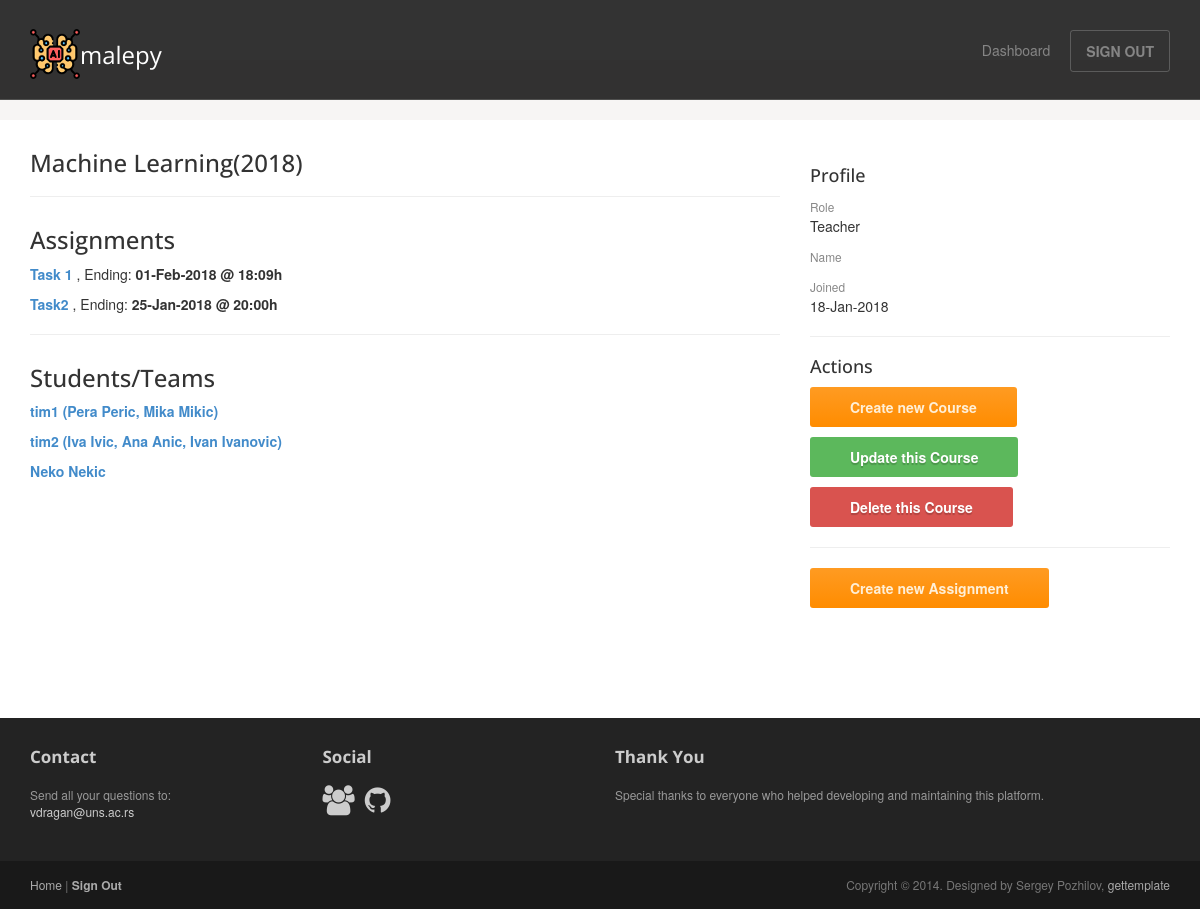
The page /course/1/ (signed in) on the database its author committed.
### malepy/models.py (models this page shows, shortened)
class Course(models.Model):
    name = models.CharField(max_length=50, null=False, blank=False)
    year = models.IntegerField(null=False, blank=False, validators=[MinValueValidator(0)])
    users = models.ManyToManyField(
        User,
        through='Enrollment',
    )

class Assignment(models.Model):
    SORTING_CHOICES = (
        ('Asc', 'Asc'),
        ('Desc', 'Desc')
    )
    name = models.CharField(max_length=100, null=True, blank=True)
    name_en = models.CharField(max_length=100, null=False, blank=False)
    description = models.CharField(max_length=2000, null=True, blank=True)
    description_en = models.CharField(max_length=2000, null=False, blank=False)
    folder = models.CharField(max_length=100, null=False, blank=False, default='undecided')
    training = models.FileField(null=True, blank=True, upload_to=assignment_data_set_directory)
    fake_testing = models.FileField(null=True, blank=True, upload_to=assignment_data_set_directory)
    testing = models.FileField(null=True, blank=True, upload_to=assignment_data_set_directory)
    starting = models.DateTimeField(null=True, blank=True)
    ending = models.DateTimeField(null=True, blank=True)
    measurement = models.CharField(max_length=50, null=False, blank=False, default='Accuracy')
    sorting = models.CharField(max_length=4, null=False, blank=False, default='Asc', choices=SORTING_CHOICES)
    threshold = models.FloatField(null=True, blank=True)
    course = models.ForeignKey(Course, on_delete=models.CASCADE, null=False, blank=False)

class User(AbstractUser):
    user_role = models.IntegerField(null=False, blank=False, default=0)  # 0 = teacher, 1 = student
    members = models.CharField(max_length=200, null=True, blank=True)

### malepy/views.py (the view)
# urls.py: url(r'^course/(?P<course_id>[0-9]+)/$', views.course, name='course'),
@login_required(login_url='/')
def course(request, course_id):
    this_course = get_object_or_404(Course, pk=course_id)
    assignments = Assignment.objects.filter(course=this_course).order_by('-ending')
    enrollments = Enrollment.objects.filter(course=this_course).order_by('enrolled')
    students = []
    for enrollment in enrollments:
        if enrollment.user.user_role:
            students.append(enrollment.user)
    context = {"course": this_course, "assignments": assignments, "students": students}
    return render(request, 'malepy/course.html', context=context)

### malepy/templates/malepy/course.html
{% extends "malepy/user_base.html" %}
{% block article %}
    <h3>{{ course.name }}({{ course.year }})</h3>
    <hr>
    <h3>Assignments</h3>
    {% for assignment in assignments %}
        <p><b><a href="{% url 'malepy:assignment' assignment.id %}"> {{ assignment.name_en }} </a></b>, Ending: <b>{{ assignment.ending|date:"d-M-Y @ H:i" }}h</b> </p>
    {% endfor %}
    {% if not user.user_role %}
        <hr>
        <h3>Students/Teams</h3>
        {% for student in students %}
            {% if student.members %}
                <p><b><a href="{% url 'malepy:history' student.id %}">{{ student.username }} ({{ student.members }})</a> </b></p>
            {% else %}
                <p><b><a href="{% url 'malepy:history' student.id %}">{{ student.first_name }} {{ student.last_name }}</a> </b></p>
            {% endif %}
        {% endfor %}
    {% endif %}
{% endblock %}
{% block actions %}
    <hr>
    <h4>Actions</h4>
    <li><a href="{% url 'malepy:create_course_form' %}"><button class="btn btn-action">Create new Course</button></a></li>
    <li><a href="{% url 'malepy:update_course_form' course.id %}"><button class="btn btn-success">Update this Course</button></a></li>
    <li><a href="{% url 'malepy:delete_course' course.id %}"><button class="btn btn-danger">Delete this Course</button></a></li>
    <hr>
    <li><a href="{% url 'malepy:create_assignment_form' course.id %}"><button class="btn btn-action">Create new Assignment</button></a></li>
{% endblock %}

### malepy/templates/malepy/user_base.html (shortened to what this page needs)
<!DOCTYPE html>
<html lang="en">
<head>
    {% load staticfiles %}
	<link rel="stylesheet" href="{% static 'malepy/css/bootstrap.min.css' %}">
	<link rel="stylesheet" href="{% static 'malepy/css/font-awesome.min.css' %}">
	<link rel="stylesheet" href="{% static 'malepy/css/bootstrap-theme.css' %}" media="screen" >
	<link rel="stylesheet" href="{% static 'malepy/css/main.css' %}">
</head>
<body class="home">
	<div class="navbar navbar-inverse navbar-fixed-top headroom" >
		<div class="container">
			<div class="navbar-header">
				<a class="navbar-brand" href="/"><img src="{% static 'malepy/images/artificial-intelligence.png' %}" alt="MaLePY Platform">malepy</a>
			</div>
			<div class="navbar-collapse collapse">
				<ul class="nav navbar-nav pull-right">
					<li><a href="{% url 'malepy:dashboard' %}">Dashboard</a></li>
					<li><a class="btn" href="{% url 'malepy:logout' %}">SIGN OUT</a></li>
				</ul>
			</div>
		</div>
	</div>
     <div class="jumbotron top-space">
    </div>
	<div class="container">
		<div class="row">
			<article class="col-sm-8 maincontent">
				{% block article %}
                {% endblock %}
			</article>
			<aside class="col-sm-4 sidebar sidebar-right">
				<div class="widget">
					<h4>Profile</h4>
					<ul class="list-unstyled list-spaces">
                        {% if user.user_role %}
                            {% if user.members %}
                                <li><span class="small text-muted">Role</span><p>Team of Students</p></li>
                                <li><span class="small text-muted">Members</span><p>{{ user.members }}</p>
                                </li>
                            {% else %}
                                <li><span class="small text-muted">Role</span><p>Student</p></li>
                                <li><span class="small text-muted">Name</span><p>{{ user.first_name }} {{ user.last_name }}</p></li>
                            {% endif %}
                        {% else %}
                            <li><span class="small text-muted">Role</span><p>Teacher</p></li>
                            <li><span class="small text-muted">Name</span><p>{{ user.first_name }} {{ user.last_name }}</p></li>
                        {% endif %}
                        <li><span class="small text-muted">Joined</span><p>{{ user.date_joined|date:"d-M-Y" }}</p></li>
                        {% if not user.user_role %}
                            {% block actions %}
                            {% endblock %}
                        {% endif %}
					</ul>
				</div>
			</aside>
		</div>
	</div>
	<footer id="footer" class="top-space">
		<div class="footer1">
			<div class="container">
				<div class="row">
					<div class="col-md-3 widget">
						<h3 class="widget-title">Contact</h3>
						<div class="widget-body">
							<p>Send all your questions to:<br>
								<a href="mailto:vdragan@uns.ac.rs">vdragan@uns.ac.rs</a><br>
							</p>
						</div>
					</div>
					<div class="col-md-3 widget">
						<h3 class="widget-title">Social</h3>
						<div class="widget-body">
							<p class="follow-me-icons">
								<a href="http://informatika.ftn.uns.ac.rs/"><i class="fa fa-group fa-2"></i></a>
								<a href="https://github.com/ftn-ai-lab/"><i class="fa fa-github fa-2"></i></a>
							</p>
						</div>
					</div>
					<div class="col-md-6 widget">
						<h3 class="widget-title">Thank You</h3>
						<div class="widget-body">
                            <p>Special thanks to everyone who helped developing and maintaining this platform.</p>
						</div>
					</div>
				</div>
			</div>
		</div>
		<div class="footer2">
			<div class="container">
				<div class="row">
					<div class="col-md-6 widget">
						<div class="widget-body">
							<p class="simplenav">
								<a href="/">Home</a> |
								<b><a href="{% url 'malepy:logout' %}">Sign Out</a></b>
							</p>
						</div>
					</div>
					<div class="col-md-6 widget">
						<div class="widget-body">
							<p class="text-right">
								Copyright &copy; 2014. Designed by Sergey Pozhilov, <a href="http://gettemplate.com/" rel="designer">gettemplate</a>
							</p>
						</div>
					</div>
				</div>
			</div>
		</div>
	</footer>
</body>
</html>

### malepy/static/malepy/css/main.css (style rules this page uses)
.headroom { -webkit-transition: all 0.4s ease-out; -moz-transition: all 0.4s ease-out; -o-transition: all 0.4s ease-out; transition: all 0.4s ease-out; }
h1, h2, h3, h4, h5, h6 { font-family:"Open sans", Helvetica, Arial; }
h1, .h1, h2, .h2, h3, .h3 { margin-top:30px; }
.text-muted { color:#888; }
ul.list-spaces li { margin-bottom:10px; }
.top-space { margin-top: 60px; }
img { max-width:100%; }
.sidebar { padding-top:36px; padding-bottom:30px; }
.sidebar .widget { margin-bottom:20px; }
.footer1 { background: #232323; padding: 30px 0 0 0; font-size: 12px; color: #999; }
.footer1 a { color: #ccc; }
.footer1 .widget { margin-bottom:30px; }
.footer1 .widget-title { font-size: 17px; font-weight: bold; color: #ccc; margin: 0 0 20px; }
.follow-me-icons { font-size:30px; }
.follow-me-icons i { float:left; margin:0 10px 0 0; }
.footer2 { background: #191919; padding: 15px 0; color: #777; font-size: 12px; }
.footer2 a { color: #aaa; }
.footer2 p { margin: 0; }

### rows shown on the page
Course: name "Machine Learning", year "2018"
Assignment: name_en "Task 1", ending "01-Feb-2018 @ 18:09"
Assignment: name_en "Task2", ending "25-Jan-2018 @ 20:00"
User: username "tim1", members "Pera Peric, Mika Mikic"
User: username "tim2", members "Iva Ivic, Ana Anic, Ivan Ivanovic"
User: first_name "Neko", last_name "Nekic"
User: date_joined "18-Jan-2018"
